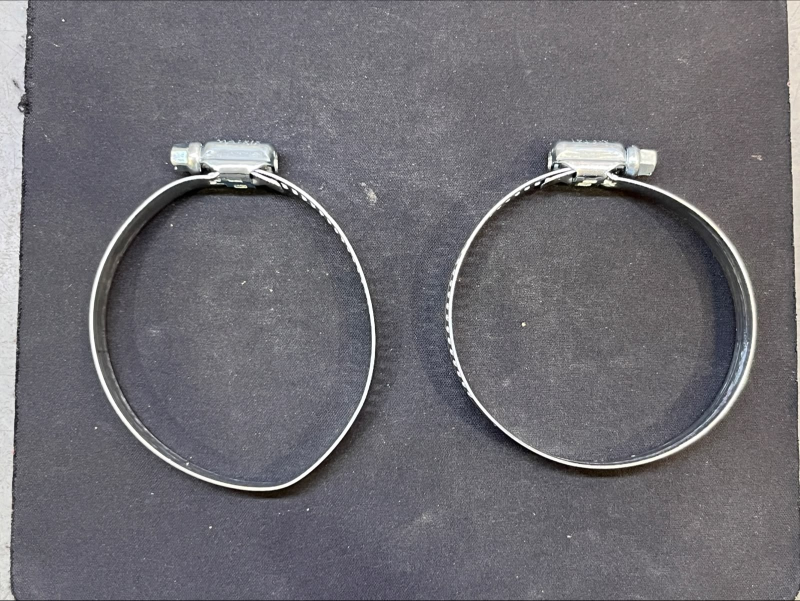
#> input picture fotos_teste/foto3.jpg, 1600 x 1201 px (shown at 1/2 size)
$ python validar_fotos.py
#> lines starting #> are read from the running program, lines starting #| are printed output that depends on the picture; after the words box and inside, x2 and y2 are one past the last pixel; in counts of white or black regions, pixels touching at a corner belong together
### medicao.py
# Visão computacional do projeto: recebe quadros da webcam e usa OpenCV para
# achar o furo da abraçadeira e medir a circunferência (perímetro) dele.
# Não depende do Flask, então dá para testar estas funções isoladamente.

import math

import cv2
import numpy as np


def binarizar(imagem, fundo_claro=True, limiar=0):
    """Gera uma máscara preto e branco em que o objeto fica branco e o fundo preto."""
    cinza = cv2.cvtColor(imagem, cv2.COLOR_BGR2GRAY)
    # o desfoque leve tira o ruído da webcam e suaviza as bordas
    cinza = cv2.GaussianBlur(cinza, (5, 5), 0)

    # peça escura sobre fundo claro precisa do threshold invertido
    tipo = cv2.THRESH_BINARY_INV if fundo_claro else cv2.THRESH_BINARY
    if limiar <= 0:
        # limiar 0 = o método de Otsu escolhe o valor sozinho
        _, mascara = cv2.threshold(cinza, 0, 255, tipo + cv2.THRESH_OTSU)
    else:
        _, mascara = cv2.threshold(cinza, limiar, 255, tipo)

    # fecha falhas na borda do metal (furos da rosca, reflexos); com um fechamento
    # fraco o contorno fica cheio de reentrâncias e o perímetro sai inflado
    kernel = np.ones((7, 7), np.uint8)
    return cv2.morphologyEx(mascara, cv2.MORPH_CLOSE, kernel, iterations=3)


def suavizar(contorno, sigma=10.0):
    """Suaviza o contorno com uma média gaussiana ao longo da própria curva.

    Tira o serrilhado do contorno em pixels. Sem isso, qualquer irregularidade
    pequena aumenta o perímetro e o percentual fica instável.
    """
    pontos = contorno.reshape(-1, 2).astype(np.float32)
    if len(pontos) < 20:
        return pontos
    raio = int(3 * sigma)
    x = np.arange(-raio, raio + 1)
    janela = np.exp(-x ** 2 / (2 * sigma ** 2))
    janela /= janela.sum()
    # o contorno é uma curva fechada, então o preenchimento das pontas é circular
    estendido = np.pad(pontos, ((raio, raio), (0, 0)), mode="wrap")
    return np.stack(
        [np.convolve(estendido[:, i], janela, mode="valid") for i in range(2)], axis=1
    )


def perimetro(contorno):
    """Comprimento do contorno suavizado, em pixels (a circunferência da peça na imagem)."""
    suave = suavizar(contorno)
    passos = np.roll(suave, -1, axis=0) - suave
    return float(np.sqrt((passos ** 2).sum(axis=1)).sum())


def circularidade(contorno):
    """Vale 1 para um círculo perfeito e diminui em formas deformadas."""
    area = cv2.contourArea(contorno)
    comprimento = perimetro(contorno)
    if comprimento == 0:
        return 0
    return 4 * math.pi * area / comprimento ** 2


def razao_dos_eixos(contorno):
    """Menor eixo dividido pelo maior da elipse ajustada ao contorno (1 = redondo).

    O perímetro de uma cinta não muda quando ela é amassada, mas a forma muda,
    então esta razão pega a deformação que o perímetro não pega.
    """
    (_, _), (eixo_a, eixo_b), _ = cv2.fitEllipse(suavizar(contorno).astype(np.float32))
    return min(eixo_a, eixo_b) / max(eixo_a, eixo_b)


def pontos_do_contorno(contorno, maximo=300):
    """Lista enxuta de pontos [x, y] do contorno, para o front desenhar o formato real."""
    pontos = suavizar(contorno)
    passo = max(1, len(pontos) // maximo)
    return pontos[::passo].round().astype(int).tolist()


def achar_furo(imagem, fundo_claro=True, limiar=0, area_minima=800):
    """Localiza o furo da abraçadeira. Devolve o contorno ou None."""
    mascara = binarizar(imagem, fundo_claro, limiar)
    # RETR_CCOMP guarda a hierarquia entre contornos, o que permite saber
    # quais estão dentro de outros (caso do furo)
    contornos, hierarquia = cv2.findContours(mascara, cv2.RETR_CCOMP, cv2.CHAIN_APPROX_NONE)
    if hierarquia is None:
        return None

    furos = []
    for c, h in zip(contornos, hierarquia[0]):
        # h[3] é o índice do contorno "pai"; -1 significa contorno externo, não furo
        if h[3] == -1:
            continue
        # a circularidade mínima é baixa de propósito: uma peça amassada precisa
        # ser detectada para poder ser reprovada
        if cv2.contourArea(c) < area_minima or circularidade(c) < 0.3:
            continue
        furos.append(c)

    if not furos:
        return None
    return max(furos, key=cv2.contourArea)


def medir_peca(imagem, fundo_claro=True, limiar=0):
    """Mede a circunferência do furo da peça, em pixels.

    Devolve um dicionário com perímetro, área, circularidade, razão dos eixos
    e os pontos do contorno, ou None se não achar o furo.
    """
    furo = achar_furo(imagem, fundo_claro, limiar)
    if furo is None:
        return None
    return {
        "perimetro_px": perimetro(furo),
        "area_px": cv2.contourArea(furo),
        "circularidade": circularidade(furo),
        "razao_eixos": razao_dos_eixos(furo),
        "contorno": pontos_do_contorno(furo),
    }


def percentual_circunferencia(perimetro_px, perimetro_padrao_px):
    """Circunferência da peça em relação à peça padrão (100 = igual ao padrão)."""
    return 100 * perimetro_px / perimetro_padrao_px


def forma_relativa(razao, razao_padrao):
    """Razão dos eixos da peça em relação à do padrão (100 = mesma forma)."""
    return 100 * razao / razao_padrao


def aprovada(percentual, tolerancia_pct, forma=None, tolerancia_forma=None):
    """A peça passa se o percentual ficar dentro de 100% ± a tolerância e,
    quando a forma é informada, se ela não ficar mais achatada que o padrão
    além da tolerância de forma."""
    if abs(percentual - 100) > tolerancia_pct:
        return False
    if forma is not None and forma < 100 - tolerancia_forma:
        return False
    return True

### validar_fotos.py
# Mede as fotos reais da pasta fotos_teste/ com o mesmo código do sistema e mostra
# o veredito de cada peça em relação a um padrão. Serve para repetir a validação
# da seção 9.4.1 da documentação.
# Para rodar:  python validar_fotos.py

import cv2

import medicao

# fotos 3 e 4 têm duas peças lado a lado; cada metade é medida separadamente
PECAS = {
    "foto3 esquerda (achatada)": ("foto3.jpg", "esquerda"),
    "foto3 direita (redonda)": ("foto3.jpg", "direita"),
    "foto4 esquerda": ("foto4.jpg", "esquerda"),
    "foto4 direita": ("foto4.jpg", "direita"),
}
# dentro de cada foto o padrão é a peça mais redonda; fotos diferentes têm
# enquadramentos diferentes e não podem ser comparadas entre si
PADRAO = {"foto3.jpg": "foto3 direita (redonda)", "foto4.jpg": "foto4 esquerda"}
TOLERANCIA = 2.0         # % do perímetro
TOLERANCIA_FORMA = 5.0   # % de achatamento


def recortar(foto, lado):
    largura = foto.shape[1]
    return foto[:, :largura // 2] if lado == "esquerda" else foto[:, largura // 2:]


medidas = {}
for nome, (arquivo, lado) in PECAS.items():
    foto = cv2.imread("fotos_teste/" + arquivo)
#> foto is the input picture: shape (1201, 1600, 3); mean B, G, R 115.1, 109.3, 111
    medidas[nome] = medicao.medir_peca(recortar(foto, lado), fundo_claro=False)
#> in recortar, `return foto[:, :largura // 2] if lado == "esquerda" else foto[:, largu..`:
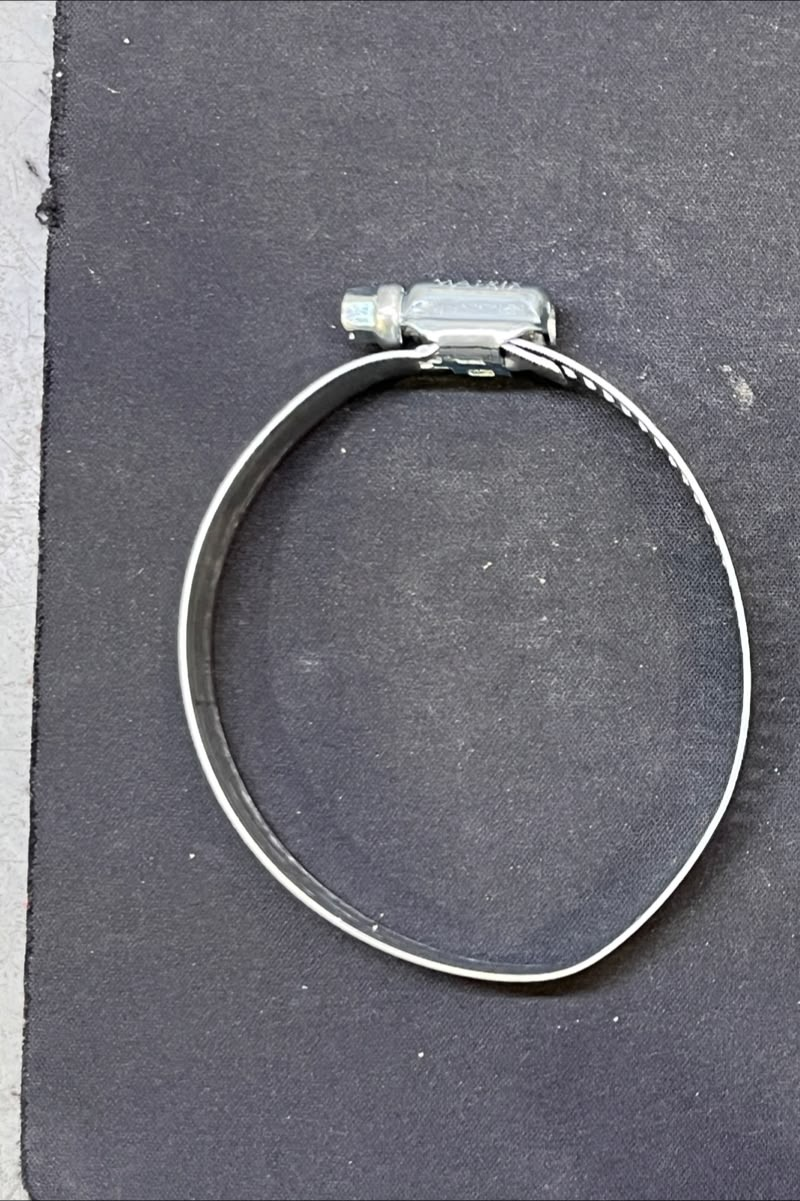
#> returned value: shape (1201, 800, 3); mean of channels 0, 1, 2 117.9, 110.1, 110.8; drawn as B, G, R
#> in binarizar, `_, mascara = cv2.threshold(cinza, 0, 255, tipo + cv2.THRESH_OTSU)`:
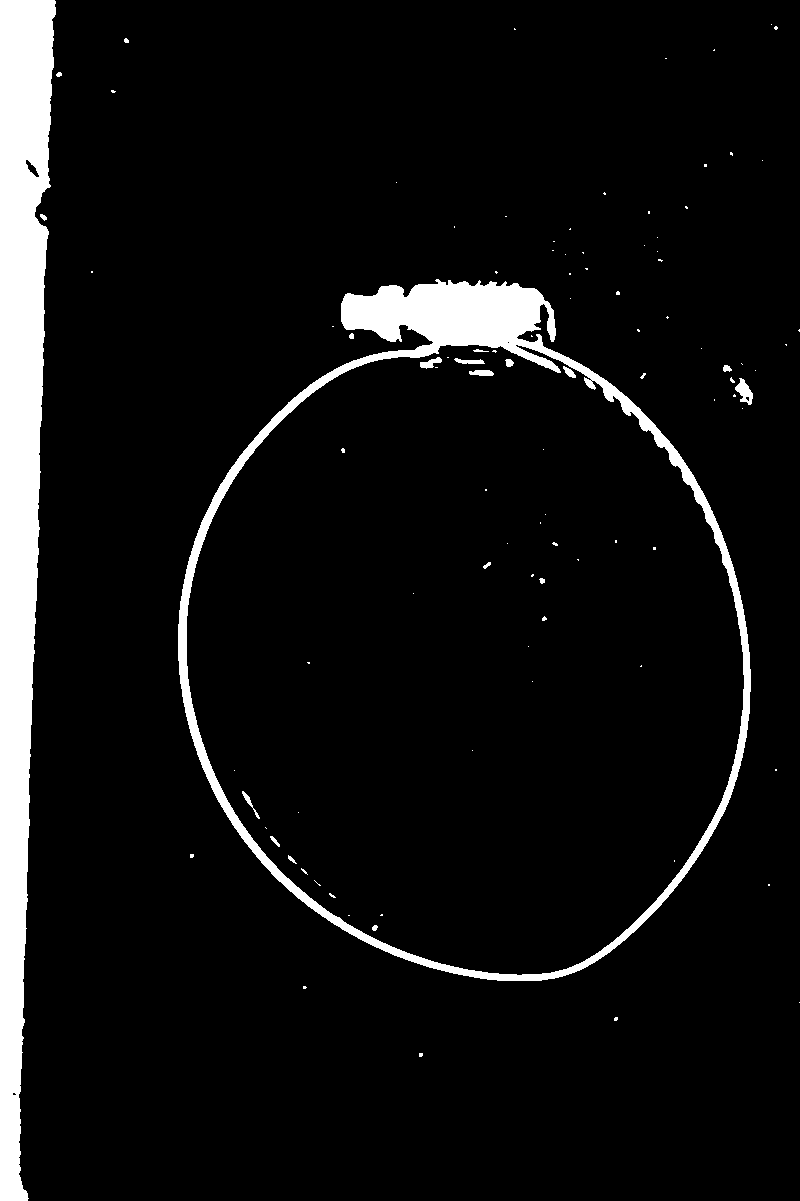
#> mascara: shape (1201, 800); 7.3% white; 101 white regions (81 under 20 px), largest, box (x1, y1, x2, y2) and area: (0, 0, 56, 1201) 42852, (178, 279, 751, 981) 25525, (735, 378, 753, 405) 255
#> in binarizar, `return cv2.morphologyEx(mascara, cv2.MORPH_CLOSE, kernel, iterations=3)`:
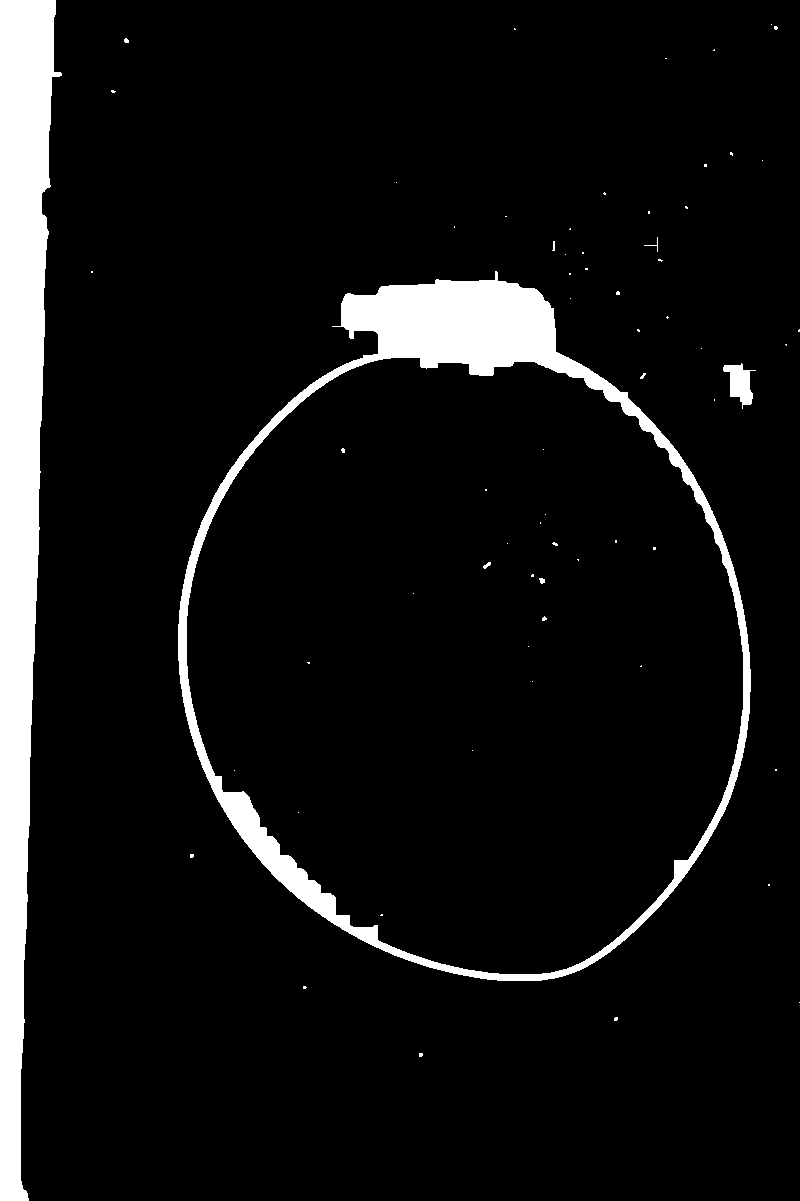
#> returned value: shape (1201, 800); 8.1% white; 67 white regions (59 under 20 px)
#> in achar_furo, `contornos, hierarquia = cv2.findContours(mascara, cv2.RETR_CCOMP, cv2...`: contornos = 68 contours, 64 with area under 20; largest, box (x1, y1, x2, y2) and area: (178, 271, 751, 981) 297583, (186, 357, 744, 975) 266784, (0, 0, 62, 1201) 42252, (723, 363, 756, 409) 698
#> the loop in achar_furo, `for c, h in zip(contornos, hierarquia[0]): # h[3] é o índice do contor..` made 68 passes
#> (c, h) on passes 3, 6, 8, 9, 10, 11, 12, 13, 15, 17: ([[799, 1002]], [3, 1, -1, -1]), ([[768, 884], [768, 885], [769, 885], [769, 884]], [6, 4, -1, -1]), ([[298, 812]], [8, 6, -1, -1]), ([[234, 770]], [9, 7, -1, -1]), ([[775, 769], [775, 770], [776, 770], [776, 769]], [10, 8, -1, -1]), ([[472, 750]], [11, 9, -1, -1]), ([[532, 681]], [12, 10, -1, -1]), ([[641, 665], [640, 666], [641, 666]], [13, 11, -1, -1]), ([[528, 646]], [15, 13, -1, -1]), ([[413, 593]], [17, 15, -1, -1])
#> h on passes 1, 2, 4, 5, 7, 14: [1, -1, -1, -1], [2, 0, -1, -1], [4, 2, -1, -1], [5, 3, -1, -1], [7, 5, -1, -1], [14, 12, -1, -1]
#> after the loop in achar_furo, `for c, h in zip(contornos, hierarquia[0]):`: furos = 1 contour; box (x1, y1, x2, y2) and area: (186, 357, 744, 975) 266784
#> in medir_peca, `furo = achar_furo(imagem, fundo_claro, limiar)`: furo = contour of 1821 points, box (x1, y1, x2, y2) (186, 357, 744, 975), area 266784
#> in razao_dos_eixos, `(_, _), (eixo_a, eixo_b), _ = cv2.fitEllipse(suavizar(contorno).astype..`: eixo_a = 545.8; eixo_b = 622
#> in pontos_do_contorno, `pontos = suavizar(contorno)`: pontos = 1821 pairs, first value 186 to 743, second value 357.3 to 974
#> in pontos_do_contorno, `passo = max(1, len(pontos) // maximo)`: passo = 6
#> pass 3 of the loop `for nome, (arquivo, lado) in PECAS.items():`:
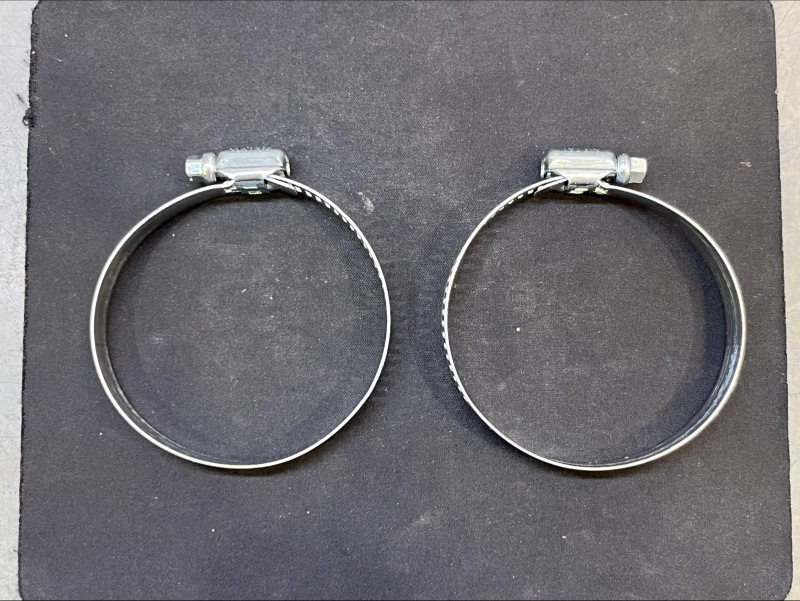
#> input picture fotos_teste/foto4.jpg, 1600 x 1201 px (shown at 1/2 size)
#> foto is the input picture: shape (1201, 1600, 3); mean B, G, R 113.5, 108.2, 110.3
#> in binarizar (call 3), `_, mascara = cv2.threshold(cinza, 0, 255, tipo + cv2.THRESH_OTSU)`:
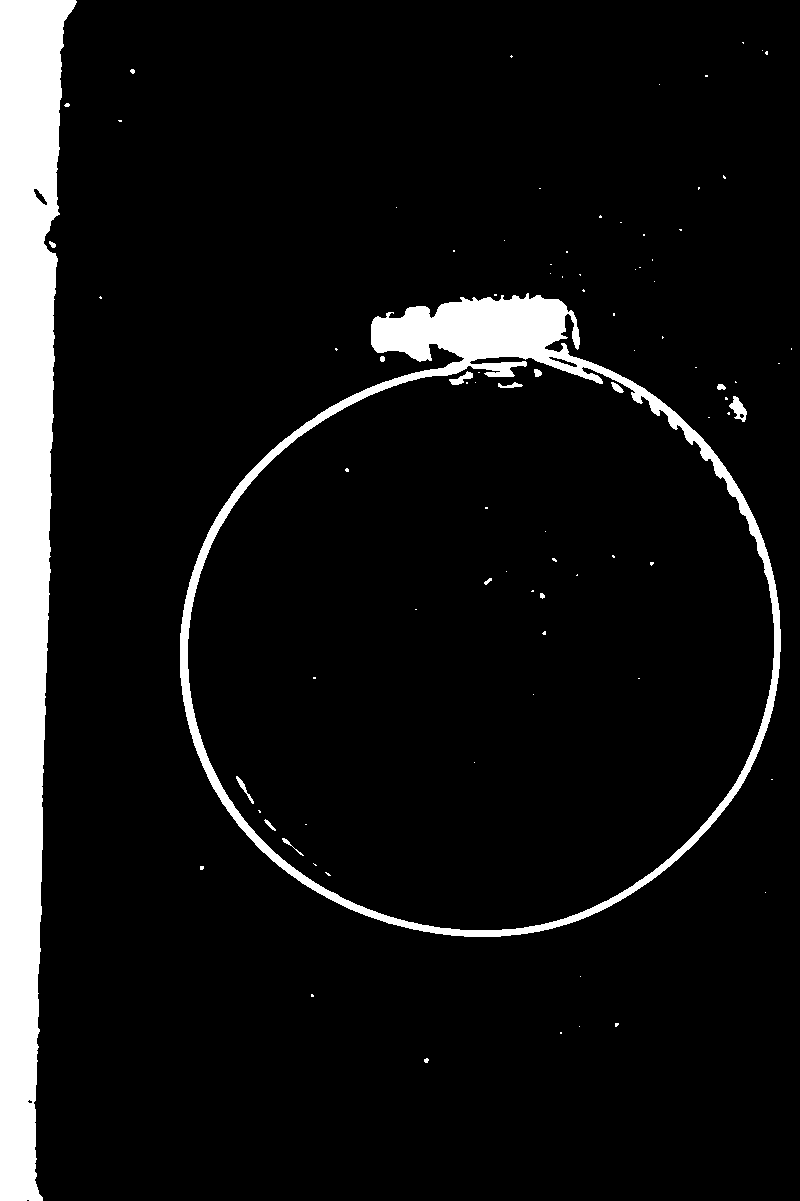
#> mascara: shape (1201, 800); 8.7% white; 88 white regions (73 under 20 px), largest, box (x1, y1, x2, y2) and area: (0, 0, 77, 1201) 57884, (180, 293, 781, 937) 24783, (729, 396, 747, 422) 232
#> in binarizar (call 3), `return cv2.morphologyEx(mascara, cv2.MORPH_CLOSE, kernel, iterations=3)`:
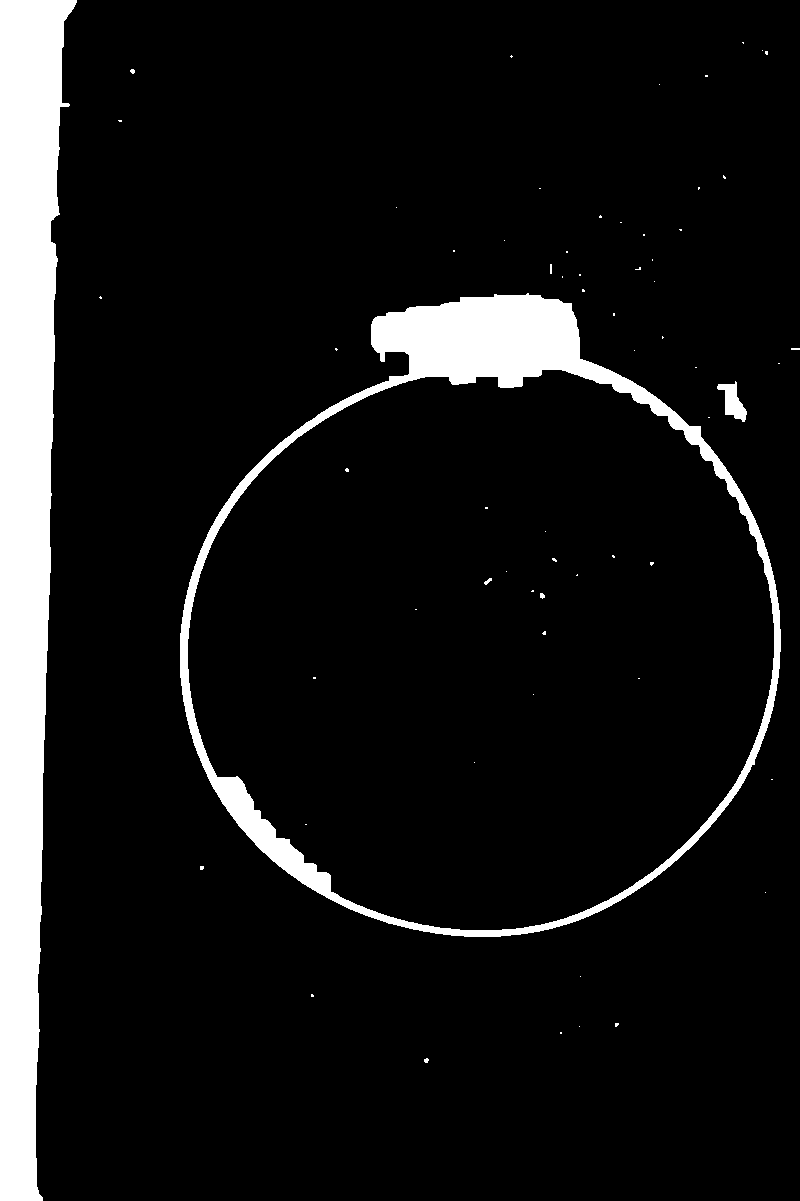
#> returned value: shape (1201, 800); 9.4% white; 65 white regions (59 under 20 px)
#> contornos = 66 contours, 62 with area under 20; largest, box (x1, y1, x2, y2) and area: (180, 293, 781, 937) 284960, (187, 369, 775, 931) 255832, (0, 0, 77, 1201) 57180, (717, 381, 747, 422) 530
#> after the loop in achar_furo (call 3), `for c, h in zip(contornos, hierarquia[0]):`: furos = 1 contour; box (x1, y1, x2, y2) and area: (187, 369, 775, 931) 255832
#> the loop made 4 passes; the first 3 are shown

print("%-28s %10s %10s  %s" % ("peça", "perímetro", "forma", "resultado"))
for nome, (arquivo, _) in PECAS.items():
    padrao = medidas[PADRAO[arquivo]]
    m = medidas[nome]
    pct = medicao.percentual_circunferencia(m["perimetro_px"], padrao["perimetro_px"])
    forma = medicao.forma_relativa(m["razao_eixos"], padrao["razao_eixos"])
    ok = medicao.aprovada(pct, TOLERANCIA, forma, TOLERANCIA_FORMA)
    print("%-28s %9.1f%% %9.1f%%  %s" % (nome, pct, forma, "APROVADA" if ok else "REPROVADA"))
#> this loop made 4 passes
#> (nome, arquivo, pct, forma, ok) on passes 1 to 4: ('foto3 esquerda (achatada)', 'foto3.jpg', 99.81, 92.4, False), ('foto3 direita (redonda)', 'foto3.jpg', 100, 100, True), ('foto4 esquerda', 'foto4.jpg', 100, 100, True), ('foto4 direita', 'foto4.jpg', 100.5, 99.96, True)
#| foto3 esquerda (achatada)         99.8%      92.4%  REPROVADA
#| foto3 direita (redonda)          100.0%     100.0%  APROVADA
#| foto4 esquerda                   100.0%     100.0%  APROVADA
#| foto4 direita                    100.5%     100.0%  APROVADA
